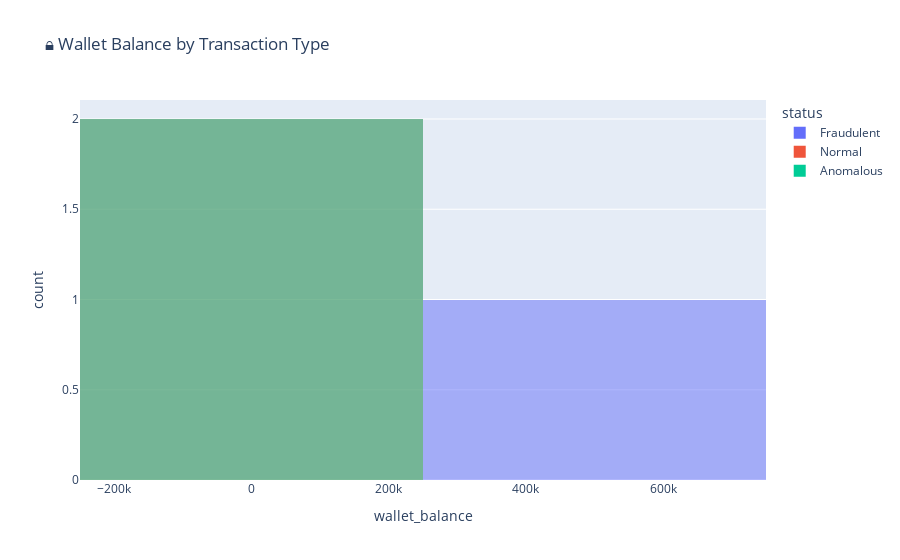

Write notebook code for a chart like this one.
### Code cell
px.histogram(df, x="wallet_balance", color="status", barmode="overlay", title="🔒 Wallet Balance by Transaction Type")

### Figure 1 — Plotly figure (JSON) as saved in the notebook; plotly's stock layout.template omitted (floating-point values rounded to 4 significant figures)
{"data": [{"alignmentgroup": "True", "bingroup": "x", "hovertemplate": "status=Fraudulent<br>wallet_balance=%{x}<br>count=%{y}<extra></extra>", "legendgroup": "Fraudulent", "marker": {"color": "#636efa", "opacity": 0.5, "pattern": {"shape": ""}}, "name": "Fraudulent", "offsetgroup": "Fraudulent", "orientation": "v", "showlegend": true, "type": "histogram", "x": [500000], "xaxis": "x", "yaxis": "y"}, {"alignmentgroup": "True", "bingroup": "x", "hovertemplate": "status=Normal<br>wallet_balance=%{x}<br>count=%{y}<extra></extra>", "legendgroup": "Normal", "marker": {"color": "#EF553B", "opacity": 0.5, "pattern": {"shape": ""}}, "name": "Normal", "offsetgroup": "Normal", "orientation": "v", "showlegend": true, "type": "histogram", "x": [1, -10880.0], "xaxis": "x", "yaxis": "y"}, {"alignmentgroup": "True", "bingroup": "x", "hovertemplate": "status=Anomalous<br>wallet_balance=%{x}<br>count=%{y}<extra></extra>", "legendgroup": "Anomalous", "marker": {"color": "#00cc96", "opacity": 0.5, "pattern": {"shape": ""}}, "name": "Anomalous", "offsetgroup": "Anomalous", "orientation": "v", "showlegend": true, "type": "histogram", "x": [36460.0, 10370.0], "xaxis": "x", "yaxis": "y"}], "layout": {"barmode": "overlay", "legend": {"title": {"text": "status"}, "tracegroupgap": 0}, "title": {"text": "🔒 Wallet Balance by Transaction Type"}, "xaxis": {"anchor": "y", "domain": [0, 1], "title": {"text": "wallet_balance"}}, "yaxis": {"anchor": "x", "domain": [0, 1], "title": {"text": "count"}}}}
